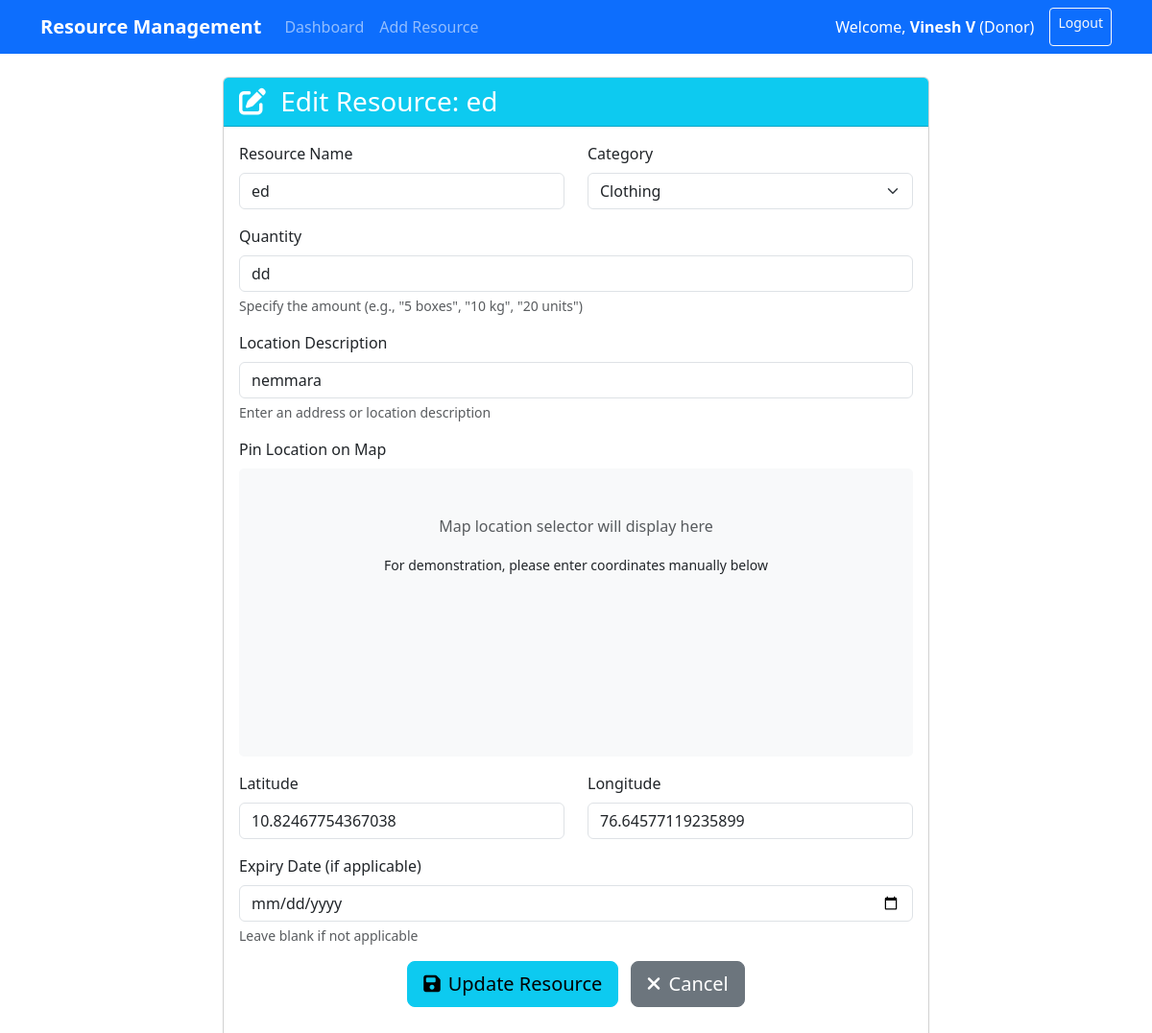
/edit/4 (signed in), run on the app's committed database.
### tables this page shows
CREATE TABLE resources (
        id INTEGER PRIMARY KEY AUTOINCREMENT,
        name TEXT NOT NULL,
        category TEXT NOT NULL,
        quantity TEXT NOT NULL,
        location TEXT NOT NULL,
        latitude REAL,
        longitude REAL,
        user_id INTEGER NOT NULL,
        role TEXT NOT NULL,
        urgency TEXT,
        expiry_date TEXT,
        FOREIGN KEY (user_id) REFERENCES users (id)
    );

### app.py (the view, shortened to what this page needs)
@app.route('/edit/<int:id>', methods=['GET', 'POST'])
@login_required
def edit(id):
    conn = get_db_connection()
    resource = conn.execute('SELECT * FROM resources WHERE id = ?', (id,)).fetchone()
    if not resource or resource['user_id'] != session['user_id']:
        conn.close()
        flash('Resource not found or you do not have permission to edit it', 'danger')
        return redirect(url_for('dashboard'))
    resource_dict = row_to_dict(resource)
    conn.close()
    return render_template('edit_resource.html',
                          resource=resource_dict,
                          username=session.get('username'),
                          role=session.get('role'))

### app.py (called while the page is built)
def get_db_connection():
    conn = sqlite3.connect('database.db')
    conn.row_factory = sqlite3.Row
    return conn

def row_to_dict(row):
    if row is None:
        return None
    return {key: row[key] for key in row.keys()}

def login_required(f):
    @wraps(f)
    def decorated_function(*args, **kwargs):
        if 'user_id' not in session:
            flash('Please log in to access this page', 'danger')
            return redirect(url_for('login'))
        return f(*args, **kwargs)
    return decorated_function

### templates/edit_resource.html (shortened to what this page needs)
<!DOCTYPE html>
<html lang="en">
<head>
    <link href="https://cdn.jsdelivr.net/npm/bootstrap@5.3.0-alpha1/dist/css/bootstrap.min.css" rel="stylesheet">
    <link rel="stylesheet" href="https://cdnjs.cloudflare.com/ajax/libs/font-awesome/6.1.1/css/all.min.css">
</head>
<body>
    <nav class="navbar navbar-expand-lg navbar-dark bg-primary">
        <div class="container">
            <a class="navbar-brand" href="{{ url_for('dashboard') }}">Resource Management</a>
            <div class="collapse navbar-collapse" id="navbarNav">
                <ul class="navbar-nav me-auto">
                    <li class="nav-item">
                        <a class="nav-link" href="{{ url_for('dashboard') }}">Dashboard</a>
                    </li>
                    <li class="nav-item">
                        <a class="nav-link" href="{{ url_for('add') }}">Add Resource</a>
                    </li>
                </ul>
                <div class="d-flex">
                    <span class="navbar-text me-3 text-white">
                        Welcome, <strong>{{ username }}</strong> ({{ role }})
                    </span>
                    <a href="{{ url_for('logout') }}" class="btn btn-outline-light btn-sm">Logout</a>
                </div>
            </div>
        </div>
    </nav>
    <div class="container mt-4">
        <div class="row">
            <div class="col-lg-8 offset-lg-2">
                <div class="card">
                    <div class="card-header bg-{{ 'danger' if role == 'Receiver' else 'info' }}">
                        <h3 class="mb-0 text-white">
                            <i class="fas fa-edit me-2"></i>
                            Edit Resource: {{ resource.name }}
                        </h3>
                    </div>
                    <div class="card-body">
                        <form method="POST" action="{{ url_for('edit', id=resource.id) }}">
                            <div class="row">
                                <div class="col-md-6 mb-3">
                                    <label for="name" class="form-label">Resource Name</label>
                                    <input type="text" class="form-control" id="name" name="name" value="{{ resource.name }}" required>
                                </div>
                                <div class="col-md-6 mb-3">
                                    <label for="category" class="form-label">Category</label>
                                    <select class="form-select" id="category" name="category" required>
                                        <option value="Clothing" {% if resource.category == 'Clothing' %}selected{% endif %}>Clothing</option>
                                    </select>
                                </div>
                            </div>
                            <div class="mb-3">
                                <label for="quantity" class="form-label">Quantity</label>
                                <input type="text" class="form-control" id="quantity" name="quantity" value="{{ resource.quantity }}" required>
                                <div class="form-text">Specify the amount (e.g., "5 boxes", "10 kg", "20 units")</div>
                            </div>
                            <div class="mb-3">
                                <label for="location" class="form-label">Location Description</label>
                                <input type="text" class="form-control" id="location" name="location" value="{{ resource.location }}" required>
                                <div class="form-text">Enter an address or location description</div>
                            </div>
                            <div class="mb-3">
                                <label class="form-label">Pin Location on Map</label>
                                <div class="map-container" id="map">
                                    <div class="text-center pt-5">
                                        <p class="text-muted">Map location selector will display here</p>
                                        <small>For demonstration, please enter coordinates manually below</small>
                                    </div>
                                </div>
                            </div>
                            <div class="row">
                                <div class="col-md-6 mb-3">
                                    <label for="latitude" class="form-label">Latitude</label>
                                    <input type="text" class="form-control" id="latitude" name="latitude" value="{{ resource.latitude or '' }}" placeholder="e.g., 37.7749">
                                </div>
                                <div class="col-md-6 mb-3">
                                    <label for="longitude" class="form-label">Longitude</label>
                                    <input type="text" class="form-control" id="longitude" name="longitude" value="{{ resource.longitude or '' }}" placeholder="e.g., -122.4194">
                                </div>
                            </div>
                            {% if role == 'Donor' %}
                            <div class="mb-3">
                                <label for="expiry" class="form-label">Expiry Date (if applicable)</label>
                                <input type="date" class="form-control" id="expiry" name="expiry" value="{{ resource.expiry_date }}">
                                <div class="form-text">Leave blank if not applicable</div>
                            </div>
                            {% endif %}
                            <div class="mb-3 text-center">
                                <button type="submit" class="btn btn-{{ 'danger' if role == 'Receiver' else 'info' }} btn-lg me-2">
                                    <i class="fas fa-save me-2"></i>Update Resource
                                </button>
                                <a href="{{ url_for('dashboard') }}" class="btn btn-secondary btn-lg">
                                    <i class="fas fa-times me-2"></i>Cancel
                                </a>
                            </div>
                        </form>
                    </div>
                </div>
            </div>
        </div>
    </div>
</body>
</html>

### templates/edit_resource.html (style rules this page uses)
.map-container { height: 300px; background-color: #f8f9fa; border-radius: 5px; margin-bottom: 15px; }
.navbar-brand { font-weight: bold; }

### data on the page
resources: role "Donor", name "ed", category "Clothing", quantity "dd", location "nemmara", latitude "10.82467754367038", longitude "76.64577119235899"

### other printed values
{{ username }} "Vinesh V"
